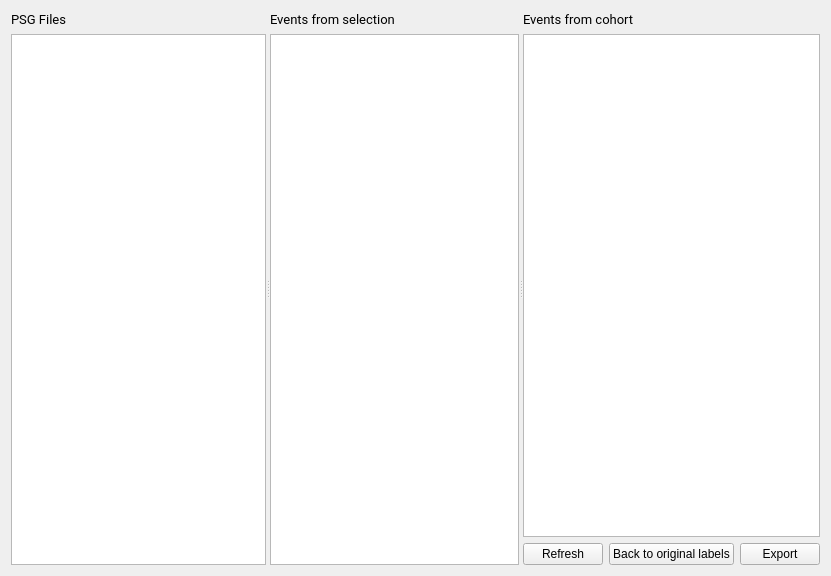
<?xml version="1.0" encoding="UTF-8"?>
<ui version="4.0">
 <class>EditorStep</class>
 <widget class="QWidget" name="EditorStep">
  <property name="geometry">
   <rect>
    <x>0</x>
    <y>0</y>
    <width>831</width>
    <height>576</height>
   </rect>
  </property>
  <property name="windowTitle">
   <string>Form</string>
  </property>
  <property name="styleSheet">
   <string notr="true">font: 12pt &quot;Roboto&quot;;</string>
  </property>
  <layout class="QVBoxLayout" name="verticalLayout_4">
   <item>
    <widget class="QSplitter" name="splitter_2">
     <property name="orientation">
      <enum>Qt::Horizontal</enum>
     </property>
     <widget class="QWidget" name="layoutWidget">
      <layout class="QVBoxLayout" name="verticalLayout">
       <item>
        <widget class="QLabel" name="label">
         <property name="font">
          <font>
           <family>Roboto</family>
           <pointsize>10</pointsize>
           <weight>50</weight>
           <italic>false</italic>
           <bold>false</bold>
          </font>
         </property>
         <property name="text">
          <string>PSG Files</string>
         </property>
        </widget>
       </item>
       <item>
        <widget class="QListView" name="file_listview">
         <property name="editTriggers">
          <set>QAbstractItemView::NoEditTriggers</set>
         </property>
        </widget>
       </item>
      </layout>
     </widget>
     <widget class="QSplitter" name="splitter">
      <property name="orientation">
       <enum>Qt::Horizontal</enum>
      </property>
      <widget class="QWidget" name="layoutWidget">
       <layout class="QVBoxLayout" name="verticalLayout_2">
        <item>
         <widget class="QLabel" name="label_2">
          <property name="font">
           <font>
            <family>Roboto</family>
            <pointsize>10</pointsize>
            <weight>50</weight>
            <italic>false</italic>
            <bold>false</bold>
           </font>
          </property>
          <property name="text">
           <string>Events from selection</string>
          </property>
         </widget>
        </item>
        <item>
         <widget class="QTreeView" name="treeView_subject">
          <property name="editTriggers">
           <set>QAbstractItemView::AllEditTriggers</set>
          </property>
          <property name="selectionMode">
           <enum>QAbstractItemView::NoSelection</enum>
          </property>
          <property name="selectionBehavior">
           <enum>QAbstractItemView::SelectItems</enum>
          </property>
         </widget>
        </item>
       </layout>
      </widget>
      <widget class="QWidget" name="layoutWidget">
       <layout class="QVBoxLayout" name="verticalLayout_3">
        <item>
         <widget class="QLabel" name="label_3">
          <property name="font">
           <font>
            <family>Roboto</family>
            <pointsize>10</pointsize>
            <weight>50</weight>
            <italic>false</italic>
            <bold>false</bold>
           </font>
          </property>
          <property name="text">
           <string>Events from cohort</string>
          </property>
         </widget>
        </item>
        <item>
         <widget class="QTreeView" name="treeView_cohort"/>
        </item>
        <item>
         <layout class="QHBoxLayout" name="horizontalLayout">
          <item>
           <widget class="QPushButton" name="pushButton_refresh">
            <property name="toolTip">
             <string>To refresh the cohort view. Useful for merging 2 groups with the same labels.</string>
            </property>
            <property name="text">
             <string>Refresh</string>
            </property>
           </widget>
          </item>
          <item>
           <widget class="QPushButton" name="reset_all_files_pushButton">
            <property name="toolTip">
             <string>To return to the original labels saved in the file.</string>
            </property>
            <property name="text">
             <string>Back to original labels</string>
            </property>
           </widget>
          </item>
          <item>
           <widget class="QPushButton" name="pushButton_export">
            <property name="toolTip">
             <string>To display all changes that will be performed at runtime.</string>
            </property>
            <property name="text">
             <string>Export</string>
            </property>
           </widget>
          </item>
         </layout>
        </item>
       </layout>
      </widget>
     </widget>
    </widget>
   </item>
  </layout>
 </widget>
 <resources>
  <include location="../../../../../scinodes_poc/src/main/python/ui/themes/themes.qrc"/>
 </resources>
 <connections>
  <connection>
   <sender>file_listview</sender>
   <signal>clicked(QModelIndex)</signal>
   <receiver>EditorStep</receiver>
   <slot>on_file_selected()</slot>
   <hints>
    <hint type="sourcelabel">
     <x>109</x>
     <y>177</y>
    </hint>
    <hint type="destinationlabel">
     <x>213</x>
     <y>177</y>
    </hint>
   </hints>
  </connection>
  <connection>
   <sender>reset_all_files_pushButton</sender>
   <signal>clicked()</signal>
   <receiver>EditorStep</receiver>
   <slot>on_reset_all_files()</slot>
   <hints>
    <hint type="sourcelabel">
     <x>541</x>
     <y>404</y>
    </hint>
    <hint type="destinationlabel">
     <x>298</x>
     <y>226</y>
    </hint>
   </hints>
  </connection>
  <connection>
   <sender>pushButton_refresh</sender>
   <signal>clicked()</signal>
   <receiver>EditorStep</receiver>
   <slot>refresh_view_slot()</slot>
   <hints>
    <hint type="sourcelabel">
     <x>577</x>
     <y>241</y>
    </hint>
    <hint type="destinationlabel">
     <x>476</x>
     <y>170</y>
    </hint>
   </hints>
  </connection>
  <connection>
   <sender>pushButton_export</sender>
   <signal>clicked()</signal>
   <receiver>EditorStep</receiver>
   <slot>export_modifications_slot()</slot>
   <hints>
    <hint type="sourcelabel">
     <x>657</x>
     <y>241</y>
    </hint>
    <hint type="destinationlabel">
     <x>476</x>
     <y>170</y>
    </hint>
   </hints>
  </connection>
 </connections>
 <slots>
  <slot>on_file_selected()</slot>
  <slot>on_event_selected()</slot>
  <slot>on_select_all_groups()</slot>
  <slot>on_apply_to_all_files()</slot>
  <slot>on_reset_all_files()</slot>
  <slot>search_pattern_slot()</slot>
  <slot>export_modifications_slot()</slot>
  <slot>refresh_view_slot()</slot>
  <slot>current_cohort_item_changed_slot()</slot>
  <slot>cohort_item_changed_slot()</slot>
 </slots>
</ui>
